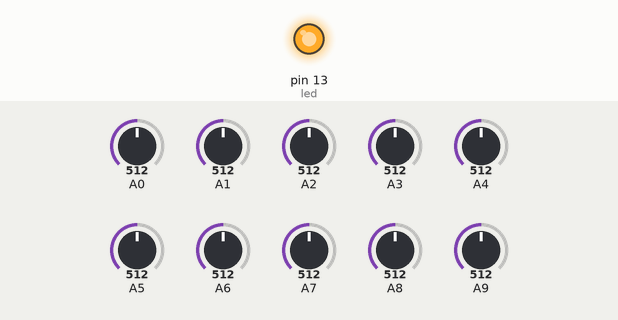
Recording of a sketch running on a simulated Teensy 4. On the bench: output pins drawn as LEDs (lit = HIGH). The inputs (shaded band) are chosen by the test bench; at power-on: A0 = 512, A1 = 512, A2 = 512, A3 = 512, A4 = 512, A5 = 512, A6 = 512, A7 = 512, A8 = 512, A9 = 512. Pins used as bus, display or sensor lines are not drawn.

Above: at 0.1 s.
At 2.3 s:
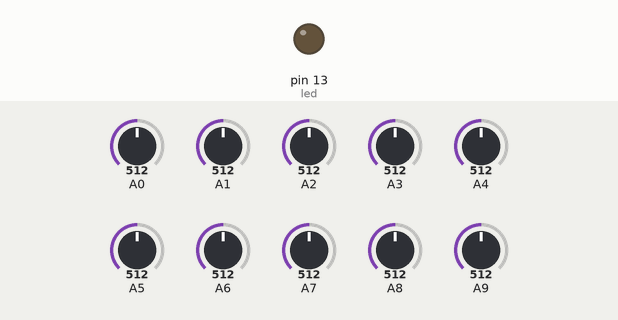
Timing chart, 0 to 6.5 s (numbered marks = the images above):
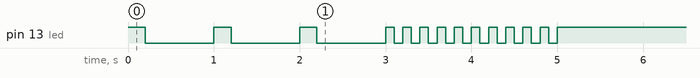

The sketch:

piteensymux-noisebox3.ino
```cpp
#include <math.h>

int r0 = 0;//value of select pin at the 4051 (s0)
int r1 = 0;//value of select pin at the 4051 (s1)
int r2 = 0;//value of select pin at the 4051 (s2)

int led = 13;


int const numAdc = 10; //number of adcs used (number of muxes)
int const numSensor = 8; // number of sensors (on each mux)

int i, j = 0;

//2D array
int adcArray [numAdc][numSensor];
int adcArrayTemp [numAdc][numSensor];

//Single vector array with one byte per sensor
byte adcArrayByte [numAdc][numSensor];

void setup() {

  //led pin output mode
  pinMode(led, OUTPUT);

  for (int i = 0; i < 3; i++) {
    digitalWrite(led, HIGH);
    delay(200);
    digitalWrite(led, LOW);
    delay(800);
  }

  //Initialize serial coms
  //Serial.begin(57600); //Arduino debug serial
  Serial2.begin(57600, SERIAL_8N1);//Pi serial
  //Serial3.begin(31250); //MIDI serial

  for (int i = 0; i < 10; i++) {
    digitalWrite(led, HIGH);
    delay(100);
    digitalWrite(led, LOW);
    delay(100);
  }

  //mux control pins initialization
  pinMode(2, OUTPUT);// s0
  pinMode(3, OUTPUT);// s1
  pinMode(4, OUTPUT);// s2

  //turn led on
  digitalWrite(led, HIGH);   // turn the LED on (HIGH is the voltage level)
}

//define MIDI output function for control change messages
void sendMidicc (int channel, int cc, float value) {
  Serial3.write(char(175 + channel));
  Serial3.write(char(cc));
  Serial3.write(char(value));
};

/////////////////MAIN LOOP/////////////////
void loop() {

  for (i = 0; i < numSensor; i++) {

    // bit counter
    r0 = bitRead(i, 0);
    r1 = bitRead(i, 1);
    r2 = bitRead(i, 2);

    // write bit counter pins
    digitalWrite(2, r0);
    digitalWrite(3, r1);
    digitalWrite(4, r2);

    //delay(1);

    for (j = 0; j < numAdc; j++) {

      //read analog values into array
      adcArrayTemp[j][i] = analogRead(j);

      adcArrayByte[j][i] = (byte)(round((float)analogRead(j) / 1024 * 250)); //reserve slip encoding bytes

      //filter  noise (if difference between stored and temp values is bigger than...)
      if ( (adcArrayTemp[j][i] - adcArray[j][i]) > 5 || (adcArray[j][i] - adcArrayTemp[j][i]) > 5 ) {

        adcArray[j][i] = adcArrayTemp[j][i];

        byte mux = j;
        byte sensor = i;
        // byte mask1 = 240;
        // byte mask2 = 15;

//        //debug
//        if (mux == 3 ) {
//          Serial.print(mux);
//          Serial.print(" ");
//          Serial.print("/");
//          Serial.print(sensor);
//          Serial.print("/");
//          if (i == 0) {
//            Serial.print(adcArrayByte[j][i]);
//          }
//        }

        mux = mux << 4;

        byte id = mux | sensor;

        //send to beaglebone with 8 bit precision
        Serial2.write(253);
        Serial2.write(254);
        // Serial2.write(j);
        // Serial2.write(i);
        Serial2.write(id);
        Serial2.write(adcArrayByte[j][i]);
        Serial2.write(255);

        delay(1);

        //send midi
        // sendMidicc(1, 60 +i, float(adcArray[0][i])/1024 *127);
      };
    };
  }
}
```
